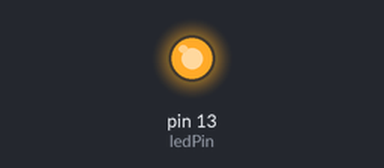
Simulated run of this sketch. Board: Arduino Uno, built with avr-gcc and run on an emulated ATmega328P. Shown: output pins drawn as LEDs (lit = HIGH).

Above: at 0.2 s.
At 7.5 s:
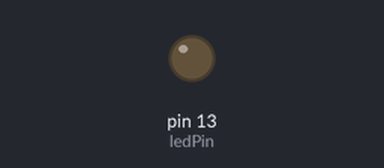
Timing chart, 0 to 10.4 s (numbered marks = the images above):
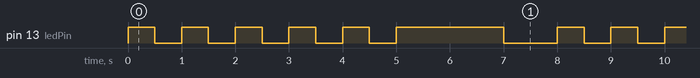

The sketch:

EX9-Comando-IF.ino
```cpp
/*
  Controle de Piscar LED com Ciclos de 5 Segundos
  Este exemplo demonstra como fazer um LED piscar a cada segundo,
  e a cada 5 segundos, o LED pisca continuamente por 2 segundos.

  Elaborado/Adaptado por Epaminondas Lage
*/

// Definição do pino do LED
const int ledPin = 13; // Pino do LED

void setup() {
  pinMode(ledPin, OUTPUT); // Define o pino do LED como saída
}

void loop() {
  // Pisca o LED a cada segundo
  digitalWrite(ledPin, HIGH); // Liga o LED
  delay(500); // Espera 500 ms
  digitalWrite(ledPin, LOW); // Desliga o LED
  delay(500); // Espera 500 ms

  // A cada 5 segundos, pisca por 2 segundos
  for (int i = 0; i < 4; i++) { // Executa o loop 4 vezes para totalizar 4 segundos
    digitalWrite(ledPin, HIGH); // Liga o LED
    delay(500); // Espera 500 ms
    digitalWrite(ledPin, LOW); // Desliga o LED
    delay(500); // Espera 500 ms
  }

  // Pisca por 2 segundos
  digitalWrite(ledPin, HIGH); // Liga o LED
  delay(2000); // Espera 2000 ms
  digitalWrite(ledPin, LOW); // Desliga o LED

  delay(1000); // Espera 1 segundo para completar o ciclo de 5 segundos
}
```

Measured:
- by itself, pin 13 (ledPin): repeats every 8.0 s: 4 × (LOW 0.50 s, HIGH 0.50 s), LOW 0.50 s, HIGH 2.0 s, LOW 1.0 s, HIGH 0.50 s
- by itself, everything shown: repeats every 8.0 s, in 12 steps
